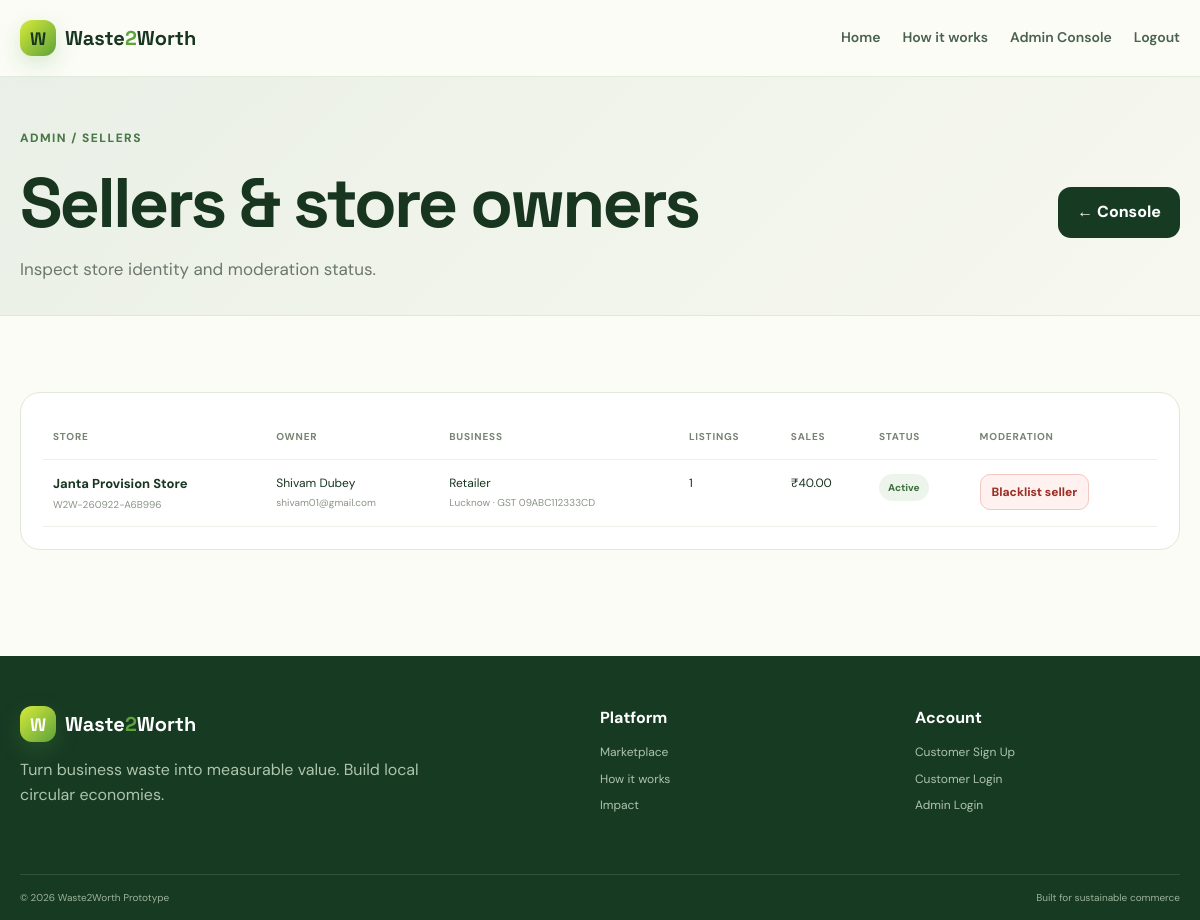
/admin/sellers (signed in), run on the app's committed database.
### tables this page shows
CREATE TABLE stores (
            id INTEGER PRIMARY KEY AUTOINCREMENT,
            user_id INTEGER UNIQUE NOT NULL,
            store_id TEXT UNIQUE NOT NULL,
            store_name TEXT NOT NULL,
            store_type TEXT NOT NULL,
            gst_id TEXT NOT NULL,
            license_no TEXT NOT NULL,
            address TEXT NOT NULL,
            city TEXT NOT NULL,
            pincode TEXT NOT NULL,
            owner_name TEXT NOT NULL,
            phone TEXT NOT NULL,
            created_at TEXT NOT NULL,
            FOREIGN KEY(user_id) REFERENCES users(id) ON DELETE CASCADE
        );

CREATE TABLE users (
            id INTEGER PRIMARY KEY AUTOINCREMENT,
            email TEXT UNIQUE NOT NULL,
            password_hash TEXT NOT NULL,
            name TEXT NOT NULL,
            phone TEXT,
            role TEXT NOT NULL CHECK(role IN ('customer','admin')) DEFAULT 'customer',
            is_blacklisted INTEGER NOT NULL DEFAULT 0,
            blacklist_reason TEXT,
            created_at TEXT NOT NULL
        );

### app.py (the view)
@app.route("/admin/sellers")
@admin_required
def admin_sellers():
    sellers = query_db(
        """
        SELECT s.*, u.id user_id, u.email, u.name, u.phone, u.is_blacklisted, u.blacklist_reason,
               (SELECT COUNT(*) FROM listings l WHERE l.store_id=s.id) listing_count,
               (SELECT COALESCE(SUM(o.total_price),0) FROM orders o WHERE o.seller_store_id=s.id) total_sales
        FROM stores s JOIN users u ON u.id=s.user_id ORDER BY s.created_at DESC
        """
    )
    return render_template("admin_sellers.html", sellers=sellers)

### app.py (called while the page is built)
def get_db() -> sqlite3.Connection:
    if "db" not in g:
        db = sqlite3.connect(app.config["DATABASE"])
        db.row_factory = sqlite3.Row
        db.execute("PRAGMA foreign_keys = ON")
        g.db = db
    return g.db

def query_db(query: str, args=(), one: bool = False):
    cur = get_db().execute(query, args)
    rows = cur.fetchall()
    cur.close()
    if one:
        return rows[0] if rows else None
    return rows

def current_user():
    if "user_id" not in session:
        return None
    user = query_db("SELECT * FROM users WHERE id = ?", (session["user_id"],), one=True)
    return user

def admin_required(fn):
    @wraps(fn)
    def wrapper(*args, **kwargs):
        user = current_user()
        if not user or user["role"] != "admin":
            flash("Admin login required.", "warning")
            return redirect(url_for("admin_login", next=request.path))
        return fn(*args, **kwargs)
    return wrapper

def money(v: float) -> str:
    return f"₹{v:,.2f}"

@app.template_filter("money")
def money_filter(value):
    try:
        return money(float(value))
    except Exception:
        return "₹0.00"

@app.context_processor
def inject_globals():
    user = current_user()
    store = None
    if user and user["role"] == "customer":
        store = query_db("SELECT * FROM stores WHERE user_id = ?", (user["id"],), one=True)
    return {
        "current_user": user,
        "current_store": store,
        "categories": ["cardboard", "paper", "plastic", "glass", "metal", "textile", "organic", "e-waste", "other"],
        "material_factors": MATERIAL_FACTORS,
    }

### templates/admin_sellers.html (shortened to what this page needs)
{% extends 'base.html' %}
{% block content %}
<section class="admin-head"><div class="container page-head-row"><div><span class="eyebrow">Admin / Sellers</span><h1>Sellers & store owners</h1><p>Inspect store identity and moderation status.</p></div><a class="btn btn-dark" href="{{ url_for('admin_dashboard') }}">← Console</a></div></section>
<section class="container section"><div class="panel"><div class="table-wrap"><table><thead><tr><th>Store</th><th>Owner</th><th>Business</th><th>Listings</th><th>Sales</th><th>Status</th><th>Moderation</th></tr></thead><tbody>{% for s in sellers %}<tr><td><strong>{{ s.store_name }}</strong><small>{{ s.store_id }}</small></td><td>{{ s.name }}<small>{{ s.email }}</small></td><td>{{ s.store_type }}<small>{{ s.city }} · GST {{ s.gst_id }}</small></td><td>{{ s.listing_count }}</td><td>{{ s.total_sales|money }}</td><td><span class="status {{ 'cancelled' if s.is_blacklisted else 'completed' }}">{{ 'Blacklisted' if s.is_blacklisted else 'Active' }}</span>{% if s.is_blacklisted %}<small>{{ s.blacklist_reason }}</small>{% endif %}</td><td>{% if s.is_blacklisted %}<form method="post" action="{{ url_for('unblacklist_user', user_id=s.user_id) }}"><button class="btn btn-small btn-outline" type="submit">Unblacklist</button></form>{% else %}<form method="post" action="{{ url_for('blacklist_user', user_id=s.user_id) }}" onsubmit="return confirm('Blacklist this seller and block their listings?')"><input type="hidden" name="reason" value="Admin action: policy violation review"><button class="btn btn-small btn-danger" type="submit">Blacklist seller</button></form>{% endif %}</td></tr>{% else %}<tr><td colspan="7">No sellers yet.</td></tr>{% endfor %}</tbody></table></div></div></section>
{% endblock %}

### static/css/style.css (style rules this page uses)
:root { --ink:#17351f;--muted:#6b776e;--paper:#fbfcf6;--card:#fff;--line:#dfe8d9;--leaf:#2f7d32;--leaf2:#5da33a;--lime:#d7ea39;--yellow:#f2df55;--deep:#173a23;--danger:#bd3b2f;--shadow:0 18px 50px rgba(27,64,35,.10);--radius:22px }
* { box-sizing:border-box }
html { scroll-behavior:smooth }
body { margin:0;background:var(--paper);color:var(--ink);font-family:"DM Sans",sans-serif;line-height:1.55 }
a { color:inherit;text-decoration:none }
button,input,select,textarea { font:inherit }
button { cursor:pointer }
.container { width:min(1160px,calc(100% - 36px));margin:0 auto }
.eyebrow { display:inline-flex;align-items:center;gap:8px;color:#477846;font-size:12px;font-weight:800;letter-spacing:.12em;text-transform:uppercase }
.hero h1,.page-hero h1,.page-head h1,.auth-side h1,.detail-content h1,.admin-head h1 { font:700 clamp(40px,6vw,70px)/1.03 "Space Grotesk",sans-serif;letter-spacing:-.04em;margin:17px 0 }
.btn { display:inline-flex;align-items:center;justify-content:center;border:1px solid transparent;border-radius:13px;padding:12px 18px;font-weight:800;transition:.2s transform,.2s box-shadow,.2s background }
.btn-dark { background:var(--deep);color:#fff }
.btn-danger { background:#fff1ef;color:#9b2e25;border-color:#f1c7c1 }
.btn-small { padding:8px 11px;font-size:12px;border-radius:10px }
.section { padding:76px 0 }
.section-head,.page-head-row,.panel-head { display:flex;align-items:center;justify-content:space-between;gap:20px }
.page-hero p,.page-head p,.admin-head p { max-width:720px;color:var(--muted);font-size:17px }
.page-head,.admin-head { padding:48px 0 16px }
.panel { background:#fff;border:1px solid var(--line);border-radius:20px;padding:22px }
.table-wrap { overflow-x:auto }
table { width:100%;border-collapse:collapse;min-width:700px }
th,td { text-align:left;padding:14px 10px;border-bottom:1px solid #edf1ea;font-size:12px;vertical-align:top }
th { color:#778473;text-transform:uppercase;letter-spacing:.08em;font-size:10px }
td strong { display:block;font-size:13px }
td small { display:block;color:#8a9486;margin-top:3px }
.status { display:inline-flex;border-radius:999px;padding:6px 9px;background:#edf4eb;color:#3e713f;font-weight:800;font-size:10px;text-transform:capitalize }
.admin-head { background:linear-gradient(135deg,#eaf0e7,#f7f8ef);border-bottom:1px solid var(--line) }

### data on the page
stores: store_name "Janta Provision Store", store_id "W2W-260922-A6B996", name "Shivam Dubey", email "shivam01@gmail.com", store_type "Retailer", city "Lucknow", gst_id "09ABC112333CD", listing_count "1", total_sales "₹40.00"
users: is_blacklisted "Active"
